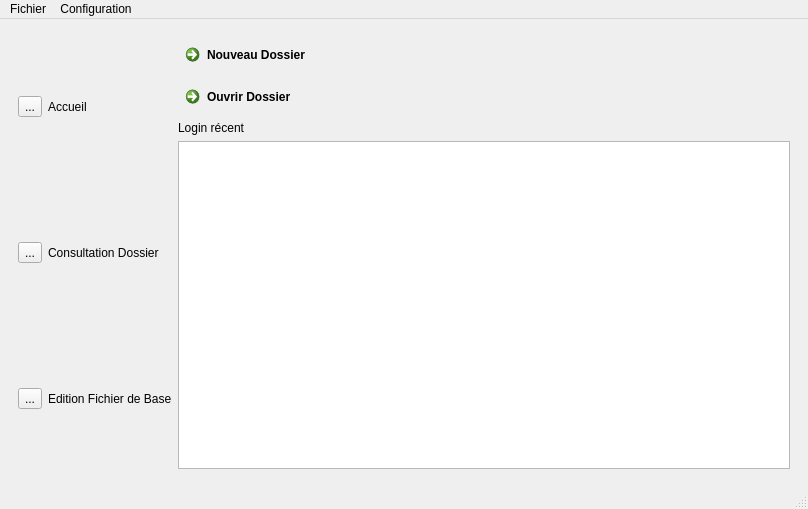
<?xml version="1.0" encoding="UTF-8"?>
<ui version="4.0">
 <class>MainWindow</class>
 <widget class="QMainWindow" name="MainWindow">
  <property name="geometry">
   <rect>
    <x>0</x>
    <y>0</y>
    <width>808</width>
    <height>509</height>
   </rect>
  </property>
  <property name="windowTitle">
   <string>MainWindow</string>
  </property>
  <widget class="QWidget" name="centralwidget">
   <layout class="QVBoxLayout" name="verticalLayout_5">
    <item>
     <widget class="QWidget" name="horizontalWidget_6" native="true">
      <property name="enabled">
       <bool>true</bool>
      </property>
      <property name="maximumSize">
       <size>
        <width>16777215</width>
        <height>461</height>
       </size>
      </property>
      <layout class="QHBoxLayout" name="horizontalLayout_8">
       <property name="sizeConstraint">
        <enum>QLayout::SetDefaultConstraint</enum>
       </property>
       <item>
        <layout class="QVBoxLayout" name="verticalLayout_2">
         <item>
          <layout class="QHBoxLayout" name="horizontalLayout_2">
           <item>
            <widget class="QToolButton" name="VersAccueil">
             <property name="text">
              <string>...</string>
             </property>
            </widget>
           </item>
           <item>
            <widget class="QLabel" name="label">
             <property name="text">
              <string>Accueil</string>
             </property>
            </widget>
           </item>
          </layout>
         </item>
         <item>
          <layout class="QHBoxLayout" name="horizontalLayout_3">
           <item>
            <widget class="QToolButton" name="toolButton_2">
             <property name="text">
              <string>...</string>
             </property>
            </widget>
           </item>
           <item>
            <widget class="QLabel" name="label_3">
             <property name="text">
              <string>Consultation Dossier</string>
             </property>
            </widget>
           </item>
          </layout>
         </item>
         <item>
          <layout class="QHBoxLayout" name="horizontalLayout_4">
           <item>
            <widget class="QToolButton" name="toolButton_3">
             <property name="text">
              <string>...</string>
             </property>
            </widget>
           </item>
           <item>
            <widget class="QLabel" name="label_2">
             <property name="text">
              <string>Edition Fichier de Base</string>
             </property>
            </widget>
           </item>
          </layout>
         </item>
        </layout>
       </item>
       <item>
        <layout class="QVBoxLayout" name="verticalLayout">
         <item>
          <layout class="QVBoxLayout" name="verticalLayout_4">
           <item>
            <widget class="QCommandLinkButton" name="commandLinkButton">
             <property name="text">
              <string>Nouveau Dossier</string>
             </property>
            </widget>
           </item>
           <item>
            <layout class="QHBoxLayout" name="horizontalLayout"/>
           </item>
           <item>
            <widget class="QCommandLinkButton" name="commandLinkButton_2">
             <property name="text">
              <string>Ouvrir Dossier</string>
             </property>
            </widget>
           </item>
           <item>
            <layout class="QHBoxLayout" name="horizontalLayout_5"/>
           </item>
           <item>
            <widget class="QLabel" name="label_4">
             <property name="text">
              <string>Login récent</string>
             </property>
            </widget>
           </item>
           <item>
            <widget class="QListView" name="listView_2"/>
           </item>
          </layout>
         </item>
        </layout>
       </item>
      </layout>
     </widget>
    </item>
   </layout>
  </widget>
  <widget class="QMenuBar" name="menubar">
   <property name="geometry">
    <rect>
     <x>0</x>
     <y>0</y>
     <width>808</width>
     <height>22</height>
    </rect>
   </property>
   <widget class="QMenu" name="menuFichier">
    <property name="title">
     <string>Fichier</string>
    </property>
    <addaction name="actionNouveau_Dossier"/>
    <addaction name="actionCharger_Dossier"/>
   </widget>
   <widget class="QMenu" name="menuConfiguration">
    <property name="title">
     <string>Configuration</string>
    </property>
    <addaction name="actionChanger_Categorie"/>
    <addaction name="actionChanger_Credits"/>
    <addaction name="actionChanger_UV"/>
    <addaction name="actionChanger_Formation"/>
    <addaction name="actionChanger_Filiere"/>
    <addaction name="actionChanger_Note"/>
    <addaction name="actionChanger_Periode"/>
   </widget>
   <addaction name="menuFichier"/>
   <addaction name="menuConfiguration"/>
  </widget>
  <widget class="QStatusBar" name="statusbar"/>
  <action name="actionNouveau_Dossier">
   <property name="text">
    <string>Nouveau Dossier</string>
   </property>
  </action>
  <action name="actionCharger_Dossier">
   <property name="text">
    <string>Charger Dossier</string>
   </property>
  </action>
  <action name="actionChanger_Categorie">
   <property name="text">
    <string>Changer Categorie</string>
   </property>
  </action>
  <action name="actionChanger_Credits">
   <property name="text">
    <string>Changer Credits</string>
   </property>
  </action>
  <action name="actionChanger_UV">
   <property name="text">
    <string>Changer UV</string>
   </property>
  </action>
  <action name="actionChanger_Formation">
   <property name="text">
    <string>Changer Formation</string>
   </property>
  </action>
  <action name="actionChanger_Filiere">
   <property name="text">
    <string>Changer Filiere</string>
   </property>
  </action>
  <action name="actionChanger_Note">
   <property name="text">
    <string>Changer Note</string>
   </property>
  </action>
  <action name="actionChanger_Periode">
   <property name="text">
    <string>Changer Periode</string>
   </property>
  </action>
 </widget>
 <resources/>
 <connections/>
</ui>
